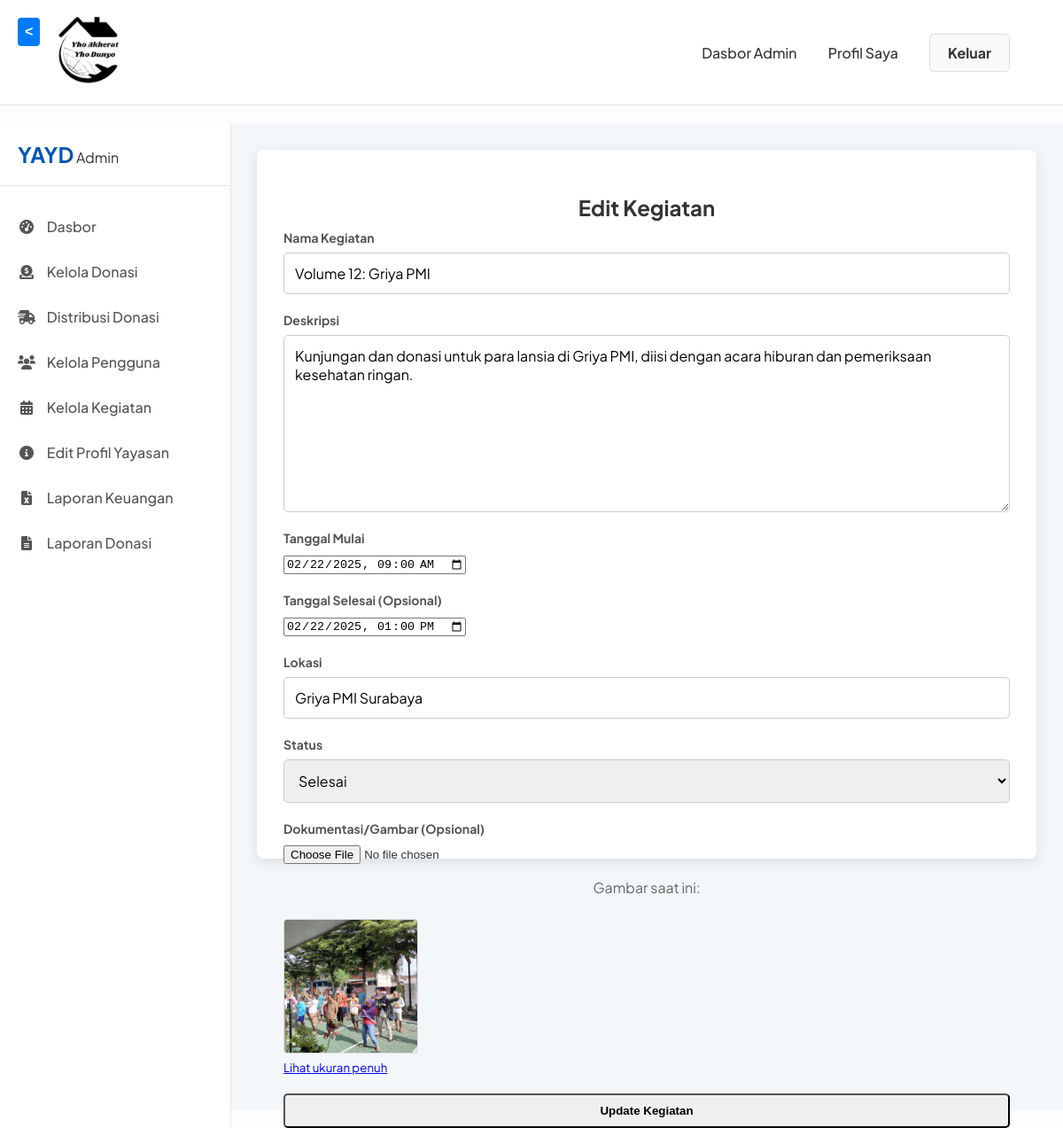
The app's page /admin/edit_kegiatan.php?id=2 (signed in) with its own data.
### tables this page shows
CREATE TABLE `kegiatan` (
  `id_kegiatan` INT AUTO_INCREMENT PRIMARY KEY,
  `nama_kegiatan` VARCHAR(255) NOT NULL,
  `deskripsi` TEXT NOT NULL,
  `tanggal_mulai` DATETIME NOT NULL,
  `tanggal_selesai` DATETIME NULL,
  `lokasi` VARCHAR(255) NOT NULL,
  `status` ENUM('Akan Datang', 'Berjalan', 'Selesai', 'Dibatalkan') NOT NULL,
  `dokumentasi` VARCHAR(255) NULL DEFAULT NULL COMMENT 'Path ke file gambar/dokumentasi',
  `created_at` TIMESTAMP NULL DEFAULT CURRENT_TIMESTAMP
);

### admin/edit_kegiatan.php (called while the page is built, shortened)
<?php
require_once '../views/admin/edit_kegiatan.php';

### views/admin/edit_kegiatan.php (the view, shortened to what this page needs)
<?php
require_once realpath(__DIR__ . '/../../config/database.php');
require_once realpath(__DIR__ . '/../templates/header.php');
$kegiatan_id = (int)$_GET['id'];
$stmt = mysqli_prepare($koneksi, "SELECT * FROM kegiatan WHERE id_kegiatan = ?");
mysqli_stmt_bind_param($stmt, 'i', $kegiatan_id);
mysqli_stmt_execute($stmt);
$result = mysqli_stmt_get_result($stmt);
$kegiatan = mysqli_fetch_assoc($result);
?>
<div class="admin-wrapper">
    <?php require_once realpath(__DIR__ . '/../templates/admin_sidebar.php'); ?>
    <main class="admin-main-content center-content">
        <div class="form-container" style="margin: 0;">
            <h2>Edit Kegiatan</h2>
            <form action="<?= BASE_URL ?>/controllers/KegiatanController.php" method="POST" enctype="multipart/form-data">
                <div class="form-group">
                    <label>Nama Kegiatan</label>
                    <input type="text" name="nama_kegiatan" value="<?= htmlspecialchars($kegiatan['nama_kegiatan']) ?>" required>
                </div>
                <div class="form-group textarea-group">
                    <label>Deskripsi</label>
                    <textarea name="deskripsi" rows="4" required><?= htmlspecialchars($kegiatan['deskripsi']) ?></textarea>
                </div>
                <div class="form-group">
                    <label>Tanggal Mulai</label>
                    <input type="datetime-local" name="tanggal_mulai" value="<?= date('Y-m-d\TH:i', strtotime($kegiatan['tanggal_mulai'])) ?>" required>
                </div>
                <div class="form-group">
                    <label>Tanggal Selesai (Opsional)</label>
                    <input type="datetime-local" name="tanggal_selesai" value="<?= $kegiatan['tanggal_selesai'] ? date('Y-m-d\TH:i', strtotime($kegiatan['tanggal_selesai'])) : '' ?>">
                </div>
                <div class="form-group">
                    <label>Lokasi</label>
                    <input type="text" name="lokasi" value="<?= htmlspecialchars($kegiatan['lokasi']) ?>" required>
                </div>
                <div class="form-group">
                    <label>Status</label>
                    <select name="status" required>
                        <option value="Selesai" <?= ($kegiatan['status'] == 'Selesai') ? 'selected' : '' ?>>Selesai</option>
                    </select>
                </div>
                <div class="form-group">
                    <label>Dokumentasi/Gambar (Opsional)</label>
                    <input type="file" name="dokumentasi" accept="image/png, image/jpeg, image/jpg">
                    <?php if (!empty($kegiatan['dokumentasi'])): ?>
                        <div style="margin-top: 10px;">
                            <p>Gambar saat ini:</p>
                            <img src="<?= filter_var($kegiatan['dokumentasi'], FILTER_VALIDATE_URL) ? $kegiatan['dokumentasi'] : BASE_URL . '/' . $kegiatan['dokumentasi'] ?>"
                                 alt="Dokumentasi Kegiatan"
                                 style="max-width: 200px; max-height: 150px; border: 1px solid #ddd; border-radius: 4px;">
                            <br>
                            <small><a href="<?= filter_var($kegiatan['dokumentasi'], FILTER_VALIDATE_URL) ? $kegiatan['dokumentasi'] : BASE_URL . '/' . $kegiatan['dokumentasi'] ?>" target="_blank">Lihat ukuran penuh</a></small>
                        </div>
                    <?php endif; ?>
                </div>
                <button type="submit" class="btn">Update Kegiatan</button>
            </form>
        </div>
    </main>
</div>

### assets/css/style.css (style rules this page uses)
body, html { margin: 0; padding: 0; font-family: 'Plus Jakarta Sans', 'Segoe UI', Tahoma, Geneva, Verdana, sans-serif; background-color: #fdfdff; color: #333; height: 100%; }
body { display: flex; flex-direction: column; min-height: 100vh; }
.btn { padding: 10px 20px; border-radius: 5px; text-decoration: none; font-weight: bold; display: inline-block; }
.form-container { background: #ffffff; padding: 30px 50px; border-radius: 8px; box-shadow: 0 4px 15px rgba(0, 0, 0, 0.1); max-width: 500px; margin: 0 auto; width: 90%; }
.form-container h2 { text-align: center; margin-bottom: 10px; color: #333; }
.form-container p { text-align: center; margin-bottom: 25px; color: #666; }
.form-group { margin-bottom: 20px; }
.form-group label { display: block; margin-bottom: 8px; font-weight: bold; font-size: 14px; color: #555; }
.form-group input[type="text"], .form-group input[type="email"], .form-group input[type="password"], .form-group select, .form-group textarea { width: 100%; padding: 12px; border: 1px solid #ccc; border-radius: 5px; box-sizing: border-box; font-size: 16px; transition: border-color 0.3s, box-shadow 0.3s; font-family: inherit; }
.admin-wrapper { display: flex; background-color: #f4f7fa; flex: 1; }
.admin-main-content { margin-left: 260px; flex-grow: 1; padding: 30px; }
.center-content { display: flex; justify-content: center; align-items: center; }
.admin-main-content .form-container { max-width: none; width: 100%; height: 100vh; margin: 0; padding: 30px; background: #ffffff; border-radius: 8px; box-shadow: 0 4px 15px rgba(0, 0, 0, 0.1); display: flex; flex-direction: column; box-sizing: border-box; }
.admin-main-content .form-container form { display: flex; flex-direction: column; height: 100%; }
.admin-main-content .form-container textarea { flex-grow: 1; min-height: 200px; height: auto; resize: vertical; }
.admin-main-content .form-container .form-group { margin-bottom: 20px; }
.admin-main-content .form-container .form-group:has(textarea) { flex-grow: 1; display: flex; flex-direction: column; }
.admin-main-content .form-container .form-group.textarea-group { flex-grow: 1; display: flex; flex-direction: column; }
.admin-main-content.center-content { align-items: stretch; justify-content: stretch; padding: 30px; }
.admin-wrapper { min-height: 100vh; }

### records on screen
kegiatan: nama_kegiatan "Volume 12: Griya PMI", deskripsi "Kunjungan dan donasi untuk para lansia di Griya PMI, diisi dengan acara hiburan dan pemeriksaan kesehatan ringan.", tanggal_mulai "02/22/2025 09:00", tanggal_selesai "02/22/2025 13:00", lokasi "Griya PMI Surabaya", status "Selesai", dokumentasi (picture)
